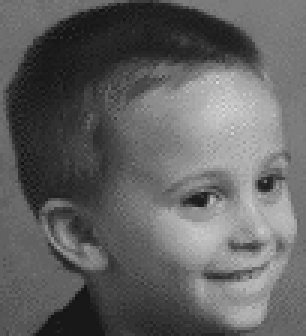
#> input picture kidface.jpg, 102 x 112 px (shown 3 times larger)
$ python threshold.py
#> lines starting #> are read from the running program, lines starting #| are printed output that depends on the picture
import cv2
from matplotlib import pyplot as plt
import matplotlib.cm as cm


def threshold(img):
    img[img < 150] = 0


def main():

    img = cv2.imread('kidface.jpg', cv2.IMREAD_GRAYSCALE)
#> img is the input picture: shape (112, 102); min 17, max 217, mean 97.6

    threshold(img)
#> in threshold, `img[img < 150] = 0`:
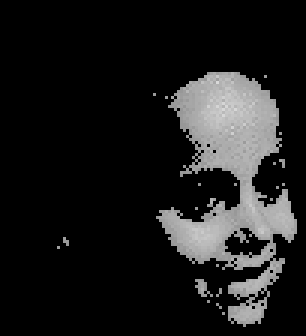
#> img: shape (112, 102) (shown 3 times larger); min 0, max 217, mean 27.7

    plt.imshow(img, cmap=cm.Greys_r)
    plt.show()


if __name__ == '__main__':
    main()
